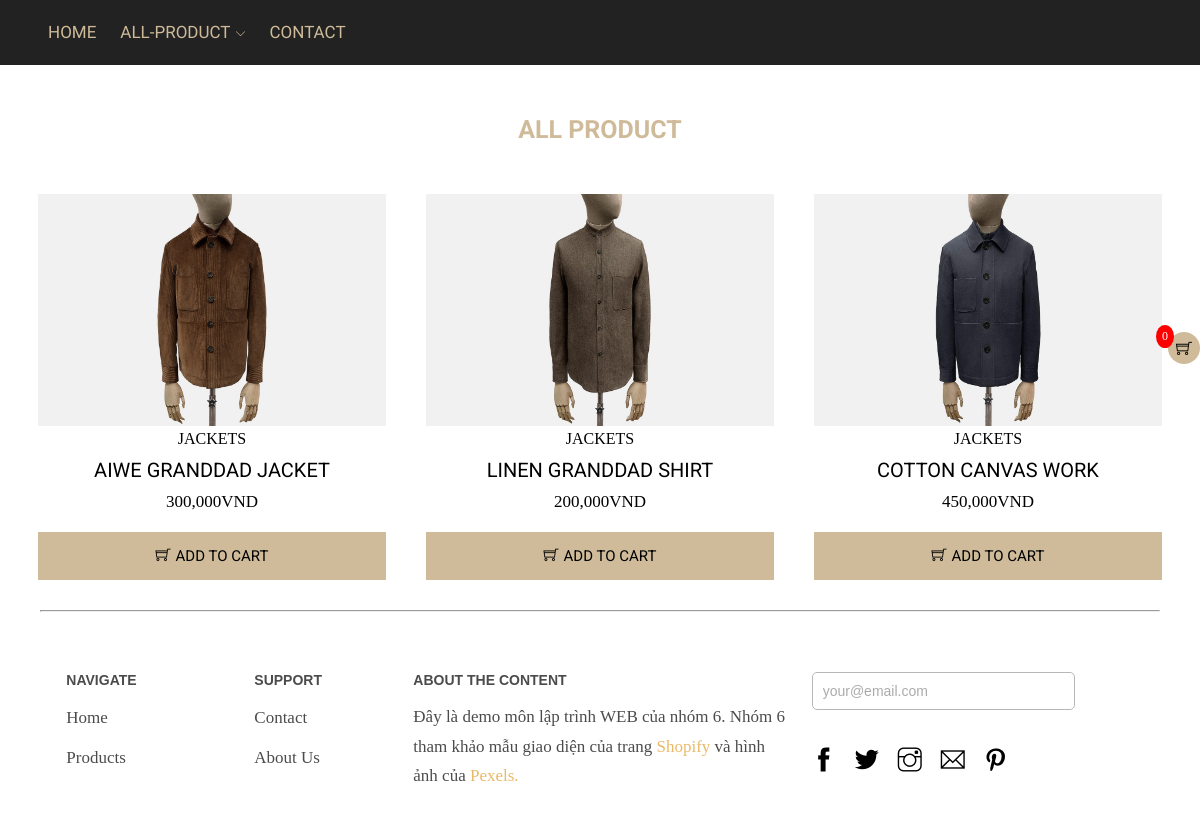
/allProduct.php, run on the app's committed database.
### tables this page shows
CREATE TABLE `product` (
  `id` int(11) NOT NULL,
  `category_id` int(11) DEFAULT NULL,
  `title` varchar(350) DEFAULT NULL,
  `price` int(11) DEFAULT NULL,
  `discount` int(11) DEFAULT NULL,
  `thumbnail` varchar(500) DEFAULT NULL,
  `description` longtext DEFAULT NULL,
  `created_at` datetime DEFAULT NULL,
  `updated_at` datetime DEFAULT NULL,
  `deleted` int(11) DEFAULT NULL
);

CREATE TABLE `category` (
  `id` int(11) NOT NULL,
  `name` varchar(20) DEFAULT NULL,
  `deleted` int(11) DEFAULT NULL
);

### db/dbhelper.php (called while the page is built, shortened)
<?php
function executeResult($sql, $isSingle = false){
    $data = null;
    $conn = mysqli_connect(HOST, USERNAME, PASSWORD, DATABASE);
    mysqli_set_charset($conn,'utf8');
    $resultset = mysqli_query($conn, $sql);
    if($isSingle) {
        $data = mysqli_fetch_array($resultset, 1);
    } else {
        $data = [];
        while(($row = mysqli_fetch_array($resultset, 1)) != null){
            $data[] = $row;
        }
    }
    return $data;
}

### allProduct.php (the view)
<?php
    require_once('layouts/header.php');
    $sql = "select Product.*, Category.name as category_name from Product left join Category on
    Product.category_id = Category.id where category.deleted = 0 and Product.deleted = 0
    order by Product.updated_at desc limit 0,15 ";
 $lastestItems = executeResult($sql);
?>
<div id="content">
    <div id="product">
        <h2 class="title-product" style="padding-top: 65px; font-size: 25px; color: #cfbb99;">ALL PRODUCT</h2>
        <div class="product-list">
            <?php
                foreach ($lastestItems as $item) {
                    echo'<div class="product-list-item">
                        <a href="detail.php?id='.$item['id'].'" style=" text-decoration: none; color: black;">
                            <img src="'.$item['thumbnail'].'" alt="" class="product-img">
                            <p class="">'.$item['category_name'].'</p>
                            <p class="name-items">'.$item['title'].'</p>
                            <p class="price-items">'.number_format($item['discount']).'VND</p>
                        </a>
                            <p>
                                <button class="btn-success" style="width:100%;" onclick="addCart('.$item['id'].', 1)">
                                <i class="ti-shopping-cart" style="padding-right: 5px"></i>ADD TO CART
                                </button>
                            </p>
                    </div>';
                }
            ?>
        </div>
    </div>
    <hr>
<?php
    require_once('layouts/footer.php');
?>

### assets/css/style.css (style rules this page uses)
* { padding: 0; margin: 0; box-sizing: border-box; }
hr { color: #d0d0d0; margin: 0px 40px; }
#product { padding: 0px 38px; }
.title-product { margin: 50px 0px; text-align: center; text-transform: uppercase; font-family: 'Roboto', sans-serif; font-size: 18px; }
.product-list { display: flex; align-items: stretch; justify-content: flex-start; flex-wrap: wrap; margin-left: -20px; margin-right: -20px; }
.product-list-item { width: calc(33.333% - 40px); margin: 0 20px 30px; text-align: center; cursor: pointer; }
.product-img { width: 100%; }
.name-items { font-size: 20px; margin: 10px 0px; text-transform: uppercase; font-family: 'Roboto', sans-serif; }
.price-items { font-size: 17px; }

### layouts/header.php (style rules this page uses)
.btn-success { width: 70%; padding: 15px 30px; margin-top: 20px; background: #cfbb99; outline: none; border: none; cursor: pointer; font-family: 'Roboto', sans-serif; font-size: 15px; }

### data on the page
product: thumbnail (picture), category.name "JACKETS", title "AIWE GRANDDAD JACKET", discount "300,000"
product: thumbnail (picture), category.name "JACKETS", title "LINEN GRANDDAD SHIRT", discount "200,000"
product: thumbnail (picture), category.name "JACKETS", title "COTTON CANVAS WORK", discount "450,000"

### other printed values
$count "0"
